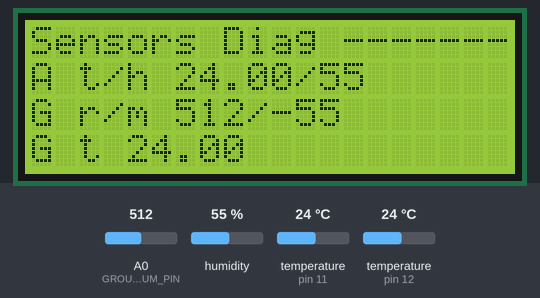
The sketch below on a simulated Arduino Uno, built with avr-gcc and run on an emulated ATmega328P. Parts: 20×4 character LCD. The inputs (shaded band) are chosen by the test bench; at power-on: humidity 55 %, temperature (sensors on pin 12, pin 11) 24 °C, A0 (GROUND_HUM_PIN) = 512.

Above: at 4.5 s.
4.6 s: humidity set to 22 %
At 8.3 s:
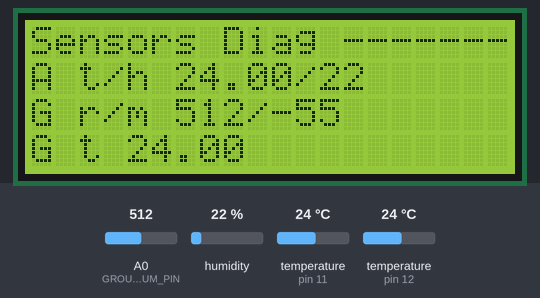
9.3 s: temperature (sensor on pin 12) set to 12 °C
At 12.9 s:
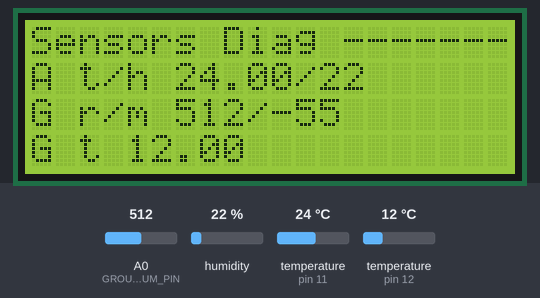
13.9 s: A0 (GROUND_HUM_PIN) set to 410
At 16.2 s:
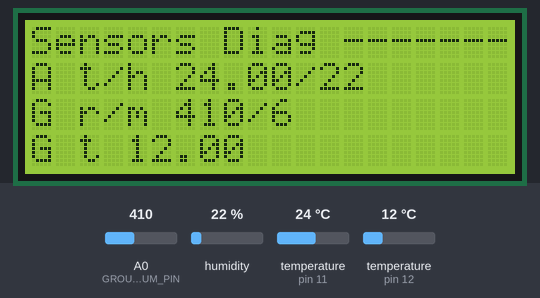
18.5 s: temperature (sensor on pin 11) set to 12 °C
At 20.6 s:
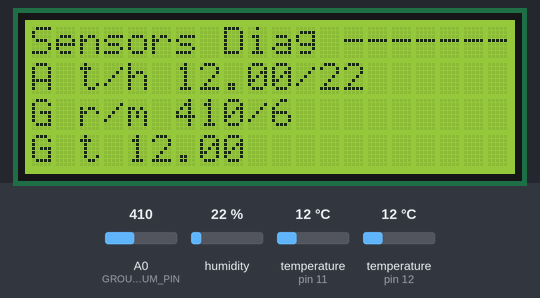
23.1 s: temperature (sensor on pin 12) set to 19 °C
27.7 s: A0 (GROUND_HUM_PIN) set to 430
At 31.7 s:
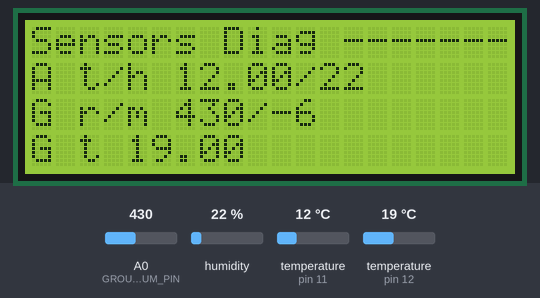
Timing chart, 0 to 33.2 s (numbered marks = the images above; inputs shaded):
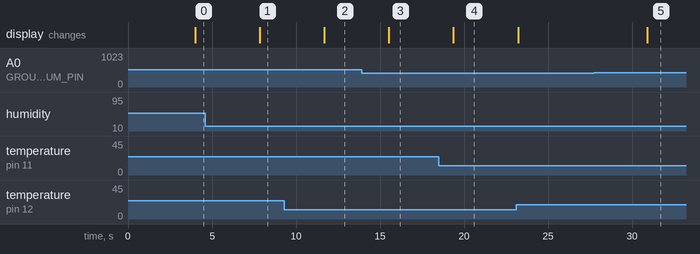

Measured:
- after the input at 4.6 s, the display: changes after 3.2 s (image 1)
- after the input at 9.3 s, the display: changes after 2.4 s (image 2)
- after the input at 13.9 s, the display: changes after 1.6 s (image 3)
- after the input at 18.5 s, the display: changes after 0.87 s (image 4)
- after the input at 27.7 s, the display: changes after 3.2 s (image 5)

The sketch:

sensors_diag.ino
```cpp
#include <OneWire.h>
#include <DallasTemperature.h>
#include <DHT.h>
#include <Wire.h>
#include <LiquidCrystal_I2C.h>
#include <string.h>

#define DHTPIN 11
#define ONE_WIRE_BUS 12
#define GROUND_HUM_PIN A0
#define GROUND_HUM_MAX 255
#define GROUND_HUM_MIN 420

float air_temp, ground_temp;
int air_hum, ground_hum;
int raw_ground_hum;

OneWire oneWire(ONE_WIRE_BUS);
DallasTemperature ground_temp_sens(&oneWire);
DHT air_sens(DHTPIN, DHT11);
LiquidCrystal_I2C lcd(0x27, 20, 4);

void setup() {
  lcd.init();
  lcd.backlight();
  lcd.setCursor(0, 0);
  lcd.clear();

  Serial.begin(9600);
  air_sens.begin();
  ground_temp_sens.begin();
  ground_temp_sens.setResolution(12);

  digitalWrite(LED_BUILTIN, LOW);

  lcd.print("ECOSYSTEM DIAG KIT");
  lcd.setCursor(0, 1);
  lcd.print("v. 0.1");
  lcd.setCursor(0, 2);
  lcd.print("### Sensors Diag ###");
  lcd.setCursor(0, 3);
  lcd.print("Made by KevinDev64 \x94");
  delay(3000);
}

void loop() {
  read_air_sens();
  read_ground_temp();
  read_ground_hum();

  print_info();
}

void read_air_sens()
{
  air_temp = air_sens.readTemperature();
  air_hum = air_sens.readHumidity();
}

void read_ground_temp()
{
  ground_temp_sens.requestTemperatures();
  ground_temp = ground_temp_sens.getTempCByIndex(0);
}

void read_ground_hum()
{
  raw_ground_hum = analogRead(GROUND_HUM_PIN);
  ground_hum = map(raw_ground_hum, GROUND_HUM_MIN, GROUND_HUM_MAX, 0, 100);
}

void print_info() {
  lcd.clear();
  lcd.print("Sensors Diag -------");
  lcd.setCursor(0, 1);
  lcd.print("A t/h ");
  lcd.print(String(air_temp));
  lcd.print("/");
  lcd.print(String(air_hum));
  lcd.setCursor(0, 2);
  lcd.print("G r/m ");
  lcd.print(String(raw_ground_hum));
  lcd.print("/");
  lcd.print(String(ground_hum));
  lcd.setCursor(0, 3);
  lcd.print("G t ");
  lcd.print(String(ground_temp));
  delay(3000);
}
```
